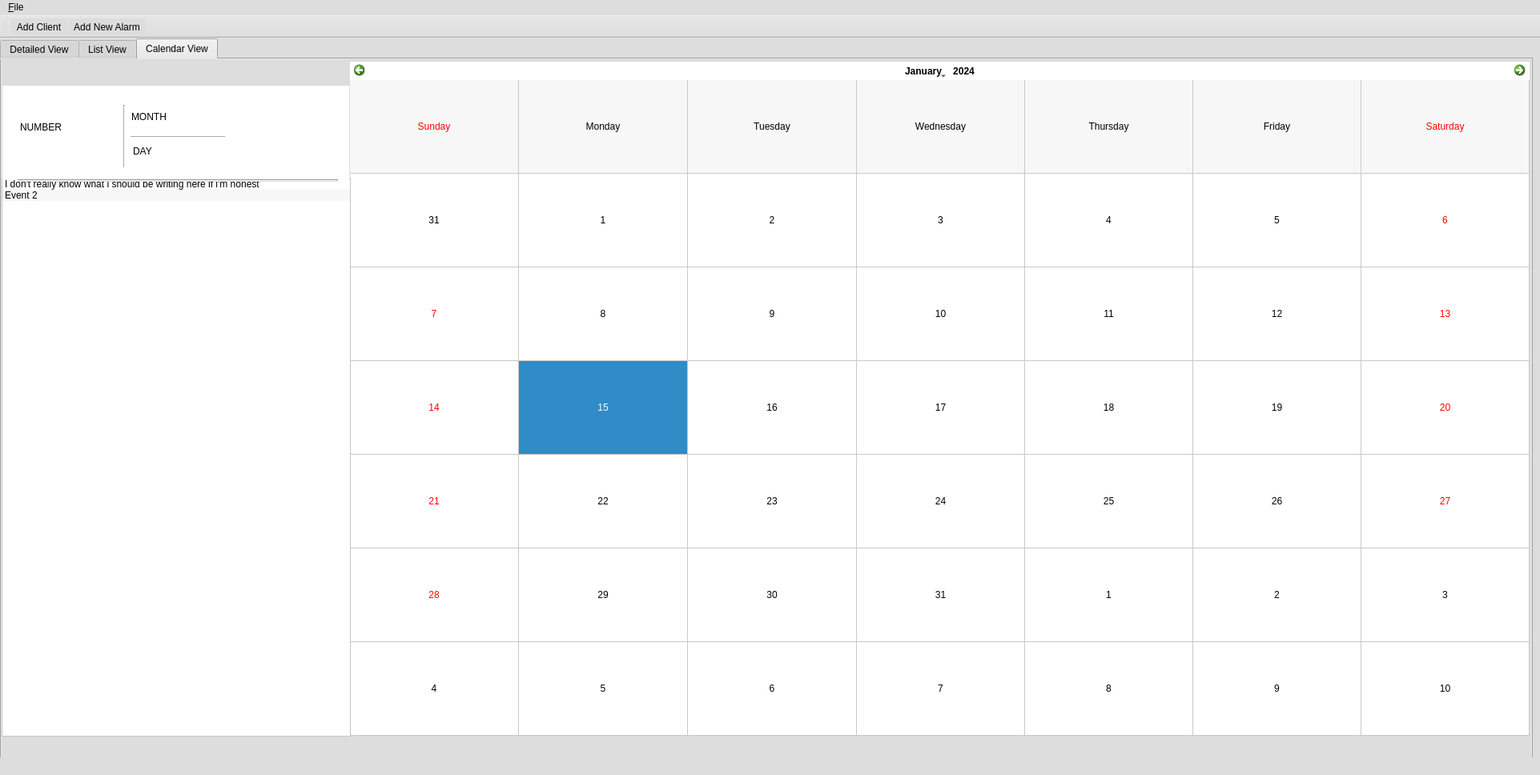
<?xml version="1.0" encoding="UTF-8"?>
<ui version="4.0">
 <class>MainWindow</class>
 <widget class="QMainWindow" name="MainWindow">
  <property name="geometry">
   <rect>
    <x>0</x>
    <y>0</y>
    <width>1923</width>
    <height>968</height>
   </rect>
  </property>
  <property name="windowTitle">
   <string>MainWindow</string>
  </property>
  <property name="styleSheet">
   <string notr="true">background-color: rgb(221, 221, 221);</string>
  </property>
  <widget class="QWidget" name="centralwidget">
   <widget class="QTabWidget" name="tabWidget">
    <property name="geometry">
     <rect>
      <x>0</x>
      <y>0</y>
      <width>1914</width>
      <height>1020</height>
     </rect>
    </property>
    <property name="currentIndex">
     <number>2</number>
    </property>
    <widget class="QWidget" name="tab">
     <attribute name="title">
      <string>Detailed View</string>
     </attribute>
     <widget class="QListWidget" name="listWidget">
      <property name="geometry">
       <rect>
        <x>-18</x>
        <y>60</y>
        <width>181</width>
        <height>881</height>
       </rect>
      </property>
      <property name="styleSheet">
       <string notr="true">background-color: rgb(193, 193, 193);</string>
      </property>
     </widget>
     <widget class="QTabWidget" name="tabWidget_2">
      <property name="geometry">
       <rect>
        <x>165</x>
        <y>292</y>
        <width>1708</width>
        <height>657</height>
       </rect>
      </property>
      <property name="styleSheet">
       <string notr="true">background-color: rgb(255, 255, 255);</string>
      </property>
      <property name="currentIndex">
       <number>2</number>
      </property>
      <widget class="QWidget" name="tab_3">
       <attribute name="title">
        <string>Activities</string>
       </attribute>
       <widget class="QTableWidget" name="tableWidget">
        <property name="geometry">
         <rect>
          <x>0</x>
          <y>0</y>
          <width>1705</width>
          <height>611</height>
         </rect>
        </property>
        <property name="mouseTracking">
         <bool>true</bool>
        </property>
        <property name="contextMenuPolicy">
         <enum>Qt::ActionsContextMenu</enum>
        </property>
        <property name="toolTip">
         <string>&lt;html&gt;&lt;head/&gt;&lt;body&gt;&lt;p&gt;&lt;br/&gt;&lt;/p&gt;&lt;/body&gt;&lt;/html&gt;</string>
        </property>
        <property name="lineWidth">
         <number>5</number>
        </property>
        <property name="midLineWidth">
         <number>10</number>
        </property>
        <property name="horizontalScrollBarPolicy">
         <enum>Qt::ScrollBarAlwaysOff</enum>
        </property>
        <property name="editTriggers">
         <set>QAbstractItemView::NoEditTriggers</set>
        </property>
        <property name="alternatingRowColors">
         <bool>false</bool>
        </property>
        <property name="selectionBehavior">
         <enum>QAbstractItemView::SelectRows</enum>
        </property>
        <attribute name="horizontalHeaderMinimumSectionSize">
         <number>150</number>
        </attribute>
        <attribute name="horizontalHeaderShowSortIndicator" stdset="0">
         <bool>true</bool>
        </attribute>
        <attribute name="horizontalHeaderStretchLastSection">
         <bool>true</bool>
        </attribute>
        <attribute name="verticalHeaderCascadingSectionResizes">
         <bool>true</bool>
        </attribute>
        <attribute name="verticalHeaderDefaultSectionSize">
         <number>37</number>
        </attribute>
        <column>
         <property name="text">
          <string>Date</string>
         </property>
         <property name="toolTip">
          <string extracomment="Date of activity"/>
         </property>
        </column>
        <column>
         <property name="text">
          <string>Time</string>
         </property>
         <property name="toolTip">
          <string extracomment="Time of event"/>
         </property>
        </column>
        <column>
         <property name="text">
          <string>Subject</string>
         </property>
         <property name="toolTip">
          <string extracomment="Description of event"/>
         </property>
        </column>
       </widget>
      </widget>
      <widget class="QWidget" name="tab_4">
       <attribute name="title">
        <string>Notes</string>
       </attribute>
       <widget class="QTableWidget" name="tableWidget_2">
        <property name="geometry">
         <rect>
          <x>0</x>
          <y>2</y>
          <width>1708</width>
          <height>564</height>
         </rect>
        </property>
        <property name="styleSheet">
         <string notr="true">border-color: rgb(0, 0, 0);</string>
        </property>
        <property name="editTriggers">
         <set>QAbstractItemView::NoEditTriggers</set>
        </property>
        <property name="selectionBehavior">
         <enum>QAbstractItemView::SelectRows</enum>
        </property>
        <attribute name="horizontalHeaderStretchLastSection">
         <bool>true</bool>
        </attribute>
        <column>
         <property name="text">
          <string>Date</string>
         </property>
        </column>
        <column>
         <property name="text">
          <string>Time</string>
         </property>
        </column>
        <column>
         <property name="text">
          <string>Note</string>
         </property>
        </column>
       </widget>
      </widget>
      <widget class="QWidget" name="tab_5">
       <attribute name="title">
        <string>Secondary Contacts</string>
       </attribute>
       <widget class="QTableWidget" name="tableWidget_4">
        <property name="geometry">
         <rect>
          <x>0</x>
          <y>0</y>
          <width>1715</width>
          <height>589</height>
         </rect>
        </property>
        <property name="editTriggers">
         <set>QAbstractItemView::NoEditTriggers</set>
        </property>
        <property name="selectionBehavior">
         <enum>QAbstractItemView::SelectRows</enum>
        </property>
        <attribute name="horizontalHeaderStretchLastSection">
         <bool>false</bool>
        </attribute>
        <attribute name="verticalHeaderStretchLastSection">
         <bool>false</bool>
        </attribute>
        <column>
         <property name="text">
          <string>Contact Name</string>
         </property>
        </column>
        <column>
         <property name="text">
          <string>Phone Number</string>
         </property>
        </column>
        <column>
         <property name="text">
          <string>Email</string>
         </property>
        </column>
       </widget>
      </widget>
     </widget>
     <widget class="QPushButton" name="pushButton">
      <property name="geometry">
       <rect>
        <x>92</x>
        <y>-32</y>
        <width>93</width>
        <height>28</height>
       </rect>
      </property>
      <property name="styleSheet">
       <string notr="true"/>
      </property>
      <property name="text">
       <string>List View</string>
      </property>
     </widget>
     <widget class="QGroupBox" name="groupBox">
      <property name="geometry">
       <rect>
        <x>162</x>
        <y>60</y>
        <width>1710</width>
        <height>231</height>
       </rect>
      </property>
      <property name="styleSheet">
       <string notr="true">border-color: rgb(0, 0, 0);
background-color: rgb(193, 193, 193);</string>
      </property>
      <property name="title">
       <string/>
      </property>
      <widget class="QLabel" name="label_2">
       <property name="geometry">
        <rect>
         <x>17</x>
         <y>34</y>
         <width>131</width>
         <height>21</height>
        </rect>
       </property>
       <property name="styleSheet">
        <string notr="true">
font: 10pt &quot;MS Shell Dlg 2&quot;;</string>
       </property>
       <property name="text">
        <string>Client Name</string>
       </property>
      </widget>
      <widget class="QLabel" name="label_11">
       <property name="geometry">
        <rect>
         <x>15</x>
         <y>91</y>
         <width>131</width>
         <height>21</height>
        </rect>
       </property>
       <property name="styleSheet">
        <string notr="true">
font: 10pt &quot;MS Shell Dlg 2&quot;;</string>
       </property>
       <property name="text">
        <string>Phone</string>
       </property>
      </widget>
      <widget class="QLabel" name="label_12">
       <property name="geometry">
        <rect>
         <x>17</x>
         <y>63</y>
         <width>131</width>
         <height>21</height>
        </rect>
       </property>
       <property name="styleSheet">
        <string notr="true">
font: 10pt &quot;MS Shell Dlg 2&quot;;</string>
       </property>
       <property name="text">
        <string>Company</string>
       </property>
      </widget>
      <widget class="QLabel" name="label_13">
       <property name="geometry">
        <rect>
         <x>385</x>
         <y>36</y>
         <width>131</width>
         <height>21</height>
        </rect>
       </property>
       <property name="styleSheet">
        <string notr="true">
font: 10pt &quot;MS Shell Dlg 2&quot;;</string>
       </property>
       <property name="text">
        <string>Address 1</string>
       </property>
      </widget>
      <widget class="QLabel" name="label_14">
       <property name="geometry">
        <rect>
         <x>385</x>
         <y>66</y>
         <width>131</width>
         <height>21</height>
        </rect>
       </property>
       <property name="styleSheet">
        <string notr="true">
font: 10pt &quot;MS Shell Dlg 2&quot;;</string>
       </property>
       <property name="text">
        <string>Address 2</string>
       </property>
      </widget>
      <widget class="QLabel" name="label_15">
       <property name="geometry">
        <rect>
         <x>15</x>
         <y>147</y>
         <width>131</width>
         <height>21</height>
        </rect>
       </property>
       <property name="styleSheet">
        <string notr="true">
font: 10pt &quot;MS Shell Dlg 2&quot;;</string>
       </property>
       <property name="text">
        <string>Email</string>
       </property>
      </widget>
      <widget class="QLabel" name="label_16">
       <property name="geometry">
        <rect>
         <x>15</x>
         <y>119</y>
         <width>131</width>
         <height>21</height>
        </rect>
       </property>
       <property name="styleSheet">
        <string notr="true">
font: 10pt &quot;MS Shell Dlg 2&quot;;</string>
       </property>
       <property name="text">
        <string>Extension</string>
       </property>
      </widget>
      <widget class="QLabel" name="label_17">
       <property name="geometry">
        <rect>
         <x>385</x>
         <y>96</y>
         <width>117</width>
         <height>21</height>
        </rect>
       </property>
       <property name="styleSheet">
        <string notr="true">
font: 10pt &quot;MS Shell Dlg 2&quot;;</string>
       </property>
       <property name="text">
        <string>City</string>
       </property>
      </widget>
      <widget class="QLineEdit" name="lineEdit">
       <property name="geometry">
        <rect>
         <x>144</x>
         <y>35</y>
         <width>191</width>
         <height>22</height>
        </rect>
       </property>
       <property name="styleSheet">
        <string notr="true">background-color: rgb(255, 255, 255);
border-color: rgb(0, 0, 0);</string>
       </property>
      </widget>
      <widget class="QLineEdit" name="lineEdit_2">
       <property name="geometry">
        <rect>
         <x>144</x>
         <y>63</y>
         <width>191</width>
         <height>22</height>
        </rect>
       </property>
       <property name="styleSheet">
        <string notr="true">background-color: rgb(255, 255, 255);
border-color: rgb(0, 0, 0);</string>
       </property>
      </widget>
      <widget class="QLineEdit" name="lineEdit_3">
       <property name="geometry">
        <rect>
         <x>510</x>
         <y>36</y>
         <width>191</width>
         <height>22</height>
        </rect>
       </property>
       <property name="styleSheet">
        <string notr="true">background-color: rgb(255, 255, 255);
border-color: rgb(0, 0, 0);</string>
       </property>
      </widget>
      <widget class="QLineEdit" name="lineEdit_4">
       <property name="geometry">
        <rect>
         <x>510</x>
         <y>66</y>
         <width>191</width>
         <height>22</height>
        </rect>
       </property>
       <property name="styleSheet">
        <string notr="true">background-color: rgb(255, 255, 255);
border-color: rgb(0, 0, 0);</string>
       </property>
      </widget>
      <widget class="QLineEdit" name="lineEdit_5">
       <property name="geometry">
        <rect>
         <x>510</x>
         <y>100</y>
         <width>191</width>
         <height>22</height>
        </rect>
       </property>
       <property name="styleSheet">
        <string notr="true">background-color: rgb(255, 255, 255);
border-color: rgb(0, 0, 0);</string>
       </property>
      </widget>
      <widget class="QLineEdit" name="lineEdit_6">
       <property name="geometry">
        <rect>
         <x>144</x>
         <y>91</y>
         <width>191</width>
         <height>22</height>
        </rect>
       </property>
       <property name="styleSheet">
        <string notr="true">background-color: rgb(255, 255, 255);
border-color: rgb(0, 0, 0);</string>
       </property>
      </widget>
      <widget class="QLineEdit" name="lineEdit_7">
       <property name="geometry">
        <rect>
         <x>144</x>
         <y>119</y>
         <width>191</width>
         <height>22</height>
        </rect>
       </property>
       <property name="styleSheet">
        <string notr="true">background-color: rgb(255, 255, 255);
border-color: rgb(0, 0, 0);</string>
       </property>
      </widget>
      <widget class="QLineEdit" name="lineEdit_8">
       <property name="geometry">
        <rect>
         <x>144</x>
         <y>147</y>
         <width>191</width>
         <height>22</height>
        </rect>
       </property>
       <property name="styleSheet">
        <string notr="true">background-color: rgb(255, 255, 255);
border-color: rgb(0, 0, 0);</string>
       </property>
      </widget>
      <widget class="QLabel" name="label_18">
       <property name="geometry">
        <rect>
         <x>15</x>
         <y>175</y>
         <width>131</width>
         <height>21</height>
        </rect>
       </property>
       <property name="styleSheet">
        <string notr="true">
font: 10pt &quot;MS Shell Dlg 2&quot;;</string>
       </property>
       <property name="text">
        <string>Website</string>
       </property>
      </widget>
      <widget class="QLineEdit" name="lineEdit_9">
       <property name="geometry">
        <rect>
         <x>144</x>
         <y>175</y>
         <width>191</width>
         <height>22</height>
        </rect>
       </property>
       <property name="styleSheet">
        <string notr="true">background-color: rgb(255, 255, 255);
border-color: rgb(0, 0, 0);</string>
       </property>
      </widget>
      <widget class="Line" name="line">
       <property name="geometry">
        <rect>
         <x>150</x>
         <y>18</y>
         <width>180</width>
         <height>2</height>
        </rect>
       </property>
       <property name="styleSheet">
        <string notr="true">background-color: rgb(0, 0, 0);</string>
       </property>
       <property name="orientation">
        <enum>Qt::Horizontal</enum>
       </property>
      </widget>
      <widget class="QLabel" name="label">
       <property name="geometry">
        <rect>
         <x>15</x>
         <y>10</y>
         <width>120</width>
         <height>20</height>
        </rect>
       </property>
       <property name="font">
        <font>
         <family>MS Shell Dlg 2</family>
         <pointsize>7</pointsize>
         <weight>75</weight>
         <italic>false</italic>
         <bold>true</bold>
        </font>
       </property>
       <property name="styleSheet">
        <string notr="true">font: bold 7pt &quot;MS Shell Dlg 2&quot;;</string>
       </property>
       <property name="text">
        <string>Business Details</string>
       </property>
      </widget>
      <widget class="QLabel" name="label_3">
       <property name="geometry">
        <rect>
         <x>381</x>
         <y>8</y>
         <width>120</width>
         <height>20</height>
        </rect>
       </property>
       <property name="font">
        <font>
         <family>MS Shell Dlg 2</family>
         <pointsize>7</pointsize>
         <weight>75</weight>
         <italic>false</italic>
         <bold>true</bold>
        </font>
       </property>
       <property name="styleSheet">
        <string notr="true">font: bold 7pt &quot;MS Shell Dlg 2&quot;;</string>
       </property>
       <property name="text">
        <string>Address</string>
       </property>
      </widget>
      <widget class="Line" name="line_2">
       <property name="geometry">
        <rect>
         <x>516</x>
         <y>16</y>
         <width>180</width>
         <height>2</height>
        </rect>
       </property>
       <property name="styleSheet">
        <string notr="true">background-color: rgb(0, 0, 0);</string>
       </property>
       <property name="orientation">
        <enum>Qt::Horizontal</enum>
       </property>
      </widget>
      <widget class="QLabel" name="label_19">
       <property name="geometry">
        <rect>
         <x>388</x>
         <y>128</y>
         <width>131</width>
         <height>21</height>
        </rect>
       </property>
       <property name="styleSheet">
        <string notr="true">
font: 10pt &quot;MS Shell Dlg 2&quot;;</string>
       </property>
       <property name="text">
        <string>County</string>
       </property>
      </widget>
      <widget class="QLineEdit" name="lineEdit_10">
       <property name="geometry">
        <rect>
         <x>509</x>
         <y>131</y>
         <width>191</width>
         <height>22</height>
        </rect>
       </property>
       <property name="styleSheet">
        <string notr="true">background-color: rgb(255, 255, 255);
border-color: rgb(0, 0, 0);</string>
       </property>
      </widget>
      <widget class="QLineEdit" name="lineEdit_12">
       <property name="geometry">
        <rect>
         <x>508</x>
         <y>165</y>
         <width>191</width>
         <height>22</height>
        </rect>
       </property>
       <property name="styleSheet">
        <string notr="true">background-color: rgb(255, 255, 255);
border-color: rgb(0, 0, 0);</string>
       </property>
      </widget>
      <widget class="QLabel" name="label_21">
       <property name="geometry">
        <rect>
         <x>386</x>
         <y>156</y>
         <width>114</width>
         <height>21</height>
        </rect>
       </property>
       <property name="styleSheet">
        <string notr="true">
font: 10pt &quot;MS Shell Dlg 2&quot;;</string>
       </property>
       <property name="text">
        <string>Postcode</string>
       </property>
      </widget>
      <widget class="QLabel" name="label_20">
       <property name="geometry">
        <rect>
         <x>825</x>
         <y>15</y>
         <width>131</width>
         <height>21</height>
        </rect>
       </property>
       <property name="styleSheet">
        <string notr="true">
font: 10pt &quot;MS Shell Dlg 2&quot;;</string>
       </property>
       <property name="text">
        <string>Client Number</string>
       </property>
      </widget>
      <widget class="QToolButton" name="toolButton">
       <property name="geometry">
        <rect>
         <x>1130</x>
         <y>14</y>
         <width>36</width>
         <height>32</height>
        </rect>
       </property>
       <property name="styleSheet">
        <string notr="true"/>
       </property>
       <property name="text">
        <string>&gt;</string>
       </property>
      </widget>
      <widget class="QToolButton" name="toolButton_2">
       <property name="geometry">
        <rect>
         <x>950</x>
         <y>15</y>
         <width>34</width>
         <height>28</height>
        </rect>
       </property>
       <property name="text">
        <string>&lt;</string>
       </property>
      </widget>
      <widget class="QLabel" name="label_22">
       <property name="geometry">
        <rect>
         <x>990</x>
         <y>10</y>
         <width>134</width>
         <height>34</height>
        </rect>
       </property>
       <property name="styleSheet">
        <string notr="true">
font: 10pt &quot;MS Shell Dlg 2&quot;;</string>
       </property>
       <property name="text">
        <string>0 of 0</string>
       </property>
       <property name="alignment">
        <set>Qt::AlignCenter</set>
       </property>
      </widget>
     </widget>
     <widget class="QPushButton" name="pushButton_2">
      <property name="geometry">
       <rect>
        <x>2</x>
        <y>-32</y>
        <width>93</width>
        <height>28</height>
       </rect>
      </property>
      <property name="styleSheet">
       <string notr="true">background-color: rgb(193, 193, 193);</string>
      </property>
      <property name="text">
       <string>Detailed View</string>
      </property>
     </widget>
     <zorder>groupBox</zorder>
     <zorder>listWidget</zorder>
     <zorder>tabWidget_2</zorder>
     <zorder>pushButton</zorder>
     <zorder>pushButton_2</zorder>
    </widget>
    <widget class="QWidget" name="tab_2">
     <attribute name="title">
      <string>List View</string>
     </attribute>
     <widget class="QListWidget" name="listWidget_2">
      <property name="geometry">
       <rect>
        <x>-12</x>
        <y>60</y>
        <width>181</width>
        <height>896</height>
       </rect>
      </property>
      <property name="styleSheet">
       <string notr="true">background-color: rgb(198, 198, 198);</string>
      </property>
     </widget>
     <widget class="QTableWidget" name="tableWidget_3">
      <property name="geometry">
       <rect>
        <x>168</x>
        <y>111</y>
        <width>1741</width>
        <height>807</height>
       </rect>
      </property>
      <property name="minimumSize">
       <size>
        <width>811</width>
        <height>651</height>
       </size>
      </property>
      <property name="styleSheet">
       <string notr="true">background-color: rgb(255, 255, 255);</string>
      </property>
      <property name="editTriggers">
       <set>QAbstractItemView::NoEditTriggers</set>
      </property>
      <property name="selectionBehavior">
       <enum>QAbstractItemView::SelectRows</enum>
      </property>
      <column>
       <property name="text">
        <string>Client ID</string>
       </property>
      </column>
      <column>
       <property name="text">
        <string>Company Name</string>
       </property>
      </column>
      <column>
       <property name="text">
        <string>Name</string>
       </property>
      </column>
      <column>
       <property name="text">
        <string>Phone Number</string>
       </property>
      </column>
      <column>
       <property name="text">
        <string>Extension</string>
       </property>
      </column>
      <column>
       <property name="text">
        <string>Address 1</string>
       </property>
      </column>
      <column>
       <property name="text">
        <string>Address 2</string>
       </property>
      </column>
      <column>
       <property name="text">
        <string>City</string>
       </property>
      </column>
      <column>
       <property name="text">
        <string>County</string>
       </property>
      </column>
      <column>
       <property name="text">
        <string>Postcode</string>
       </property>
      </column>
      <column>
       <property name="text">
        <string>Email Address</string>
       </property>
      </column>
      <column>
       <property name="text">
        <string>Website</string>
       </property>
      </column>
      <column>
       <property name="text">
        <string>Other Info</string>
       </property>
      </column>
     </widget>
     <widget class="QGroupBox" name="groupBox_2">
      <property name="geometry">
       <rect>
        <x>167</x>
        <y>60</y>
        <width>1743</width>
        <height>52</height>
       </rect>
      </property>
      <property name="styleSheet">
       <string notr="true">background-color: rgb(199, 123, 123);</string>
      </property>
      <property name="title">
       <string/>
      </property>
      <widget class="QToolButton" name="toolButton_3">
       <property name="geometry">
        <rect>
         <x>7</x>
         <y>4</y>
         <width>80</width>
         <height>43</height>
        </rect>
       </property>
       <property name="styleSheet">
        <string notr="true"/>
       </property>
       <property name="text">
        <string>Sort</string>
       </property>
       <property name="icon">
        <iconset>
         <normaloff>../../../Resources for program/Sort.png</normaloff>../../../Resources for program/Sort.png</iconset>
       </property>
       <property name="iconSize">
        <size>
         <width>30</width>
         <height>40</height>
        </size>
       </property>
       <property name="toolButtonStyle">
        <enum>Qt::ToolButtonTextBesideIcon</enum>
       </property>
      </widget>
      <widget class="QToolButton" name="toolButton_4">
       <property name="geometry">
        <rect>
         <x>93</x>
         <y>5</y>
         <width>80</width>
         <height>43</height>
        </rect>
       </property>
       <property name="styleSheet">
        <string notr="true"/>
       </property>
       <property name="text">
        <string>Search</string>
       </property>
       <property name="icon">
        <iconset>
         <normaloff>../../../Resources for program/Search.png</normaloff>../../../Resources for program/Search.png</iconset>
       </property>
       <property name="iconSize">
        <size>
         <width>30</width>
         <height>30</height>
        </size>
       </property>
       <property name="toolButtonStyle">
        <enum>Qt::ToolButtonTextBesideIcon</enum>
       </property>
      </widget>
      <widget class="QToolButton" name="toolButton_5">
       <property name="geometry">
        <rect>
         <x>181</x>
         <y>5</y>
         <width>126</width>
         <height>42</height>
        </rect>
       </property>
       <property name="styleSheet">
        <string notr="true"/>
       </property>
       <property name="text">
        <string>Remove filters</string>
       </property>
       <property name="icon">
        <iconset>
         <normaloff>../../../Resources for program/backwards arrow.png</normaloff>../../../Resources for program/backwards arrow.png</iconset>
       </property>
       <property name="iconSize">
        <size>
         <width>30</width>
         <height>30</height>
        </size>
       </property>
       <property name="toolButtonStyle">
        <enum>Qt::ToolButtonTextBesideIcon</enum>
       </property>
      </widget>
     </widget>
    </widget>
    <widget class="QWidget" name="tab_6">
     <attribute name="title">
      <string>Calendar View</string>
     </attribute>
     <widget class="QCalendarWidget" name="calendarWidget">
      <property name="geometry">
       <rect>
        <x>435</x>
        <y>3</y>
        <width>1473</width>
        <height>842</height>
       </rect>
      </property>
      <property name="styleSheet">
       <string notr="true">background-color: rgb(255, 255, 255);
font: 10pt &quot;MS Shell Dlg 2&quot;;
color: rgb(0, 0, 0);
gridline-color: rgb(200, 200, 200);
</string>
      </property>
      <property name="firstDayOfWeek">
       <enum>Qt::Sunday</enum>
      </property>
      <property name="gridVisible">
       <bool>true</bool>
      </property>
      <property name="horizontalHeaderFormat">
       <enum>QCalendarWidget::LongDayNames</enum>
      </property>
      <property name="verticalHeaderFormat">
       <enum>QCalendarWidget::NoVerticalHeader</enum>
      </property>
      <property name="navigationBarVisible">
       <bool>true</bool>
      </property>
      <property name="dateEditEnabled">
       <bool>true</bool>
      </property>
     </widget>
     <widget class="QListWidget" name="listWidget">
      <property name="geometry">
       <rect>
        <x>0</x>
        <y>148</y>
        <width>436</width>
        <height>698</height>
       </rect>
      </property>
      <property name="maximumSize">
       <size>
        <width>436</width>
        <height>698</height>
       </size>
      </property>
      <property name="autoFillBackground">
       <bool>false</bool>
      </property>
      <property name="styleSheet">
       <string notr="true">background-color: rgb(255, 255, 255);
font: 18pt &quot;MS Shell Dlg 2&quot;;
gridline-color: rgb(197, 197, 197);</string>
      </property>
      <property name="frameShape">
       <enum>QFrame::StyledPanel</enum>
      </property>
      <property name="frameShadow">
       <enum>QFrame::Plain</enum>
      </property>
      <property name="lineWidth">
       <number>1</number>
      </property>
      <property name="midLineWidth">
       <number>0</number>
      </property>
      <property name="horizontalScrollBarPolicy">
       <enum>Qt::ScrollBarAlwaysOff</enum>
      </property>
      <property name="sizeAdjustPolicy">
       <enum>QAbstractScrollArea::AdjustIgnored</enum>
      </property>
      <property name="editTriggers">
       <set>QAbstractItemView::NoEditTriggers</set>
      </property>
      <property name="alternatingRowColors">
       <bool>true</bool>
      </property>
      <property name="verticalScrollMode">
       <enum>QAbstractItemView::ScrollPerPixel</enum>
      </property>
      <property name="movement">
       <enum>QListView::Static</enum>
      </property>
      <property name="flow">
       <enum>QListView::TopToBottom</enum>
      </property>
      <property name="isWrapping" stdset="0">
       <bool>false</bool>
      </property>
      <property name="resizeMode">
       <enum>QListView::Fixed</enum>
      </property>
      <property name="layoutMode">
       <enum>QListView::SinglePass</enum>
      </property>
      <property name="spacing">
       <number>3</number>
      </property>
      <property name="viewMode">
       <enum>QListView::ListMode</enum>
      </property>
      <property name="batchSize">
       <number>100</number>
      </property>
      <property name="wordWrap">
       <bool>true</bool>
      </property>
      <property name="selectionRectVisible">
       <bool>false</bool>
      </property>
      <item>
       <property name="text">
        <string>I don't really know what i should be writing here if i'm honest</string>
       </property>
      </item>
      <item>
       <property name="text">
        <string>Event 2</string>
       </property>
      </item>
     </widget>
     <widget class="QWidget" name="widget_3" native="true">
      <property name="geometry">
       <rect>
        <x>1</x>
        <y>33</y>
        <width>433</width>
        <height>116</height>
       </rect>
      </property>
      <property name="styleSheet">
       <string notr="true">background-color: rgb(255, 255, 255);
border-color: rgb(0, 0, 0);</string>
      </property>
      <widget class="QLabel" name="label_4">
       <property name="geometry">
        <rect>
         <x>22</x>
         <y>9</y>
         <width>115</width>
         <height>86</height>
        </rect>
       </property>
       <property name="styleSheet">
        <string notr="true">font: 48pt &quot;MS Shell Dlg 2&quot;;</string>
       </property>
       <property name="text">
        <string>&lt;html&gt;&lt;head/&gt;&lt;body&gt;&lt;p&gt;NUMBER&lt;/p&gt;&lt;/body&gt;&lt;/html&gt;</string>
       </property>
      </widget>
      <widget class="QLabel" name="label_5">
       <property name="geometry">
        <rect>
         <x>161</x>
         <y>10</y>
         <width>233</width>
         <height>58</height>
        </rect>
       </property>
       <property name="styleSheet">
        <string notr="true">font: 24pt &quot;MS Shell Dlg 2&quot;;</string>
       </property>
       <property name="text">
        <string>MONTH</string>
       </property>
      </widget>
      <widget class="QLabel" name="label_6">
       <property name="geometry">
        <rect>
         <x>163</x>
         <y>65</y>
         <width>207</width>
         <height>34</height>
        </rect>
       </property>
       <property name="styleSheet">
        <string notr="true">font: 20pt &quot;MS Shell Dlg 2&quot;;</string>
       </property>
       <property name="text">
        <string>DAY</string>
       </property>
      </widget>
      <widget class="Line" name="line_3">
       <property name="geometry">
        <rect>
         <x>160</x>
         <y>63</y>
         <width>118</width>
         <height>3</height>
        </rect>
       </property>
       <property name="styleSheet">
        <string notr="true"/>
       </property>
       <property name="orientation">
        <enum>Qt::Horizontal</enum>
       </property>
      </widget>
      <widget class="Line" name="line_4">
       <property name="geometry">
        <rect>
         <x>144</x>
         <y>24</y>
         <width>16</width>
         <height>78</height>
        </rect>
       </property>
       <property name="orientation">
        <enum>Qt::Vertical</enum>
       </property>
      </widget>
     </widget>
     <widget class="Line" name="line_5">
      <property name="geometry">
       <rect>
        <x>20</x>
        <y>150</y>
        <width>400</width>
        <height>3</height>
       </rect>
      </property>
      <property name="orientation">
       <enum>Qt::Horizontal</enum>
      </property>
     </widget>
    </widget>
   </widget>
  </widget>
  <widget class="QMenuBar" name="menubar">
   <property name="geometry">
    <rect>
     <x>0</x>
     <y>0</y>
     <width>1923</width>
     <height>26</height>
    </rect>
   </property>
   <widget class="QMenu" name="menu_File">
    <property name="title">
     <string>&amp;File</string>
    </property>
    <addaction name="action_New_Database"/>
    <addaction name="action_Open_Database"/>
    <addaction name="action_Save_Database"/>
    <addaction name="actionSave_as"/>
   </widget>
   <addaction name="menu_File"/>
  </widget>
  <widget class="QStatusBar" name="statusbar"/>
  <widget class="QToolBar" name="toolBar">
   <property name="windowTitle">
    <string>toolBar</string>
   </property>
   <attribute name="toolBarArea">
    <enum>TopToolBarArea</enum>
   </attribute>
   <attribute name="toolBarBreak">
    <bool>false</bool>
   </attribute>
   <addaction name="actionAdd_Client"/>
   <addaction name="actionAdd_New_Alarm"/>
  </widget>
  <action name="action_New_Database">
   <property name="text">
    <string>&amp;New Database</string>
   </property>
   <property name="shortcut">
    <string>Ctrl+N</string>
   </property>
  </action>
  <action name="action_Open_Database">
   <property name="text">
    <string>&amp;Open Database</string>
   </property>
   <property name="shortcut">
    <string>Ctrl+O</string>
   </property>
  </action>
  <action name="action_Save_Database">
   <property name="text">
    <string>&amp;Save Database</string>
   </property>
   <property name="shortcut">
    <string>Ctrl+S</string>
   </property>
  </action>
  <action name="actionSave_as">
   <property name="text">
    <string>Save as...</string>
   </property>
  </action>
  <action name="actionAdd_Client">
   <property name="icon">
    <iconset>
     <normalon>../../../Resources for program/Add_Client.png</normalon>
    </iconset>
   </property>
   <property name="text">
    <string>Add Client</string>
   </property>
   <property name="toolTip">
    <string>Adds a Client to the Database</string>
   </property>
  </action>
  <action name="actionAdd_New_Seconday_Contact">
   <property name="text">
    <string>Add New Seconday Contact</string>
   </property>
  </action>
  <action name="actionAdd_New_Alarm">
   <property name="icon">
    <iconset>
     <normaloff>../../../Resources for program/calendar_icon_orange-plus-sign.png</normaloff>
     <normalon>../../../Resources for program/calendar_icon_orange-plus-sign.png</normalon>../../../Resources for program/calendar_icon_orange-plus-sign.png</iconset>
   </property>
   <property name="text">
    <string>Add New Alarm</string>
   </property>
  </action>
  <action name="actionSort_Clients">
   <property name="icon">
    <iconset>
     <normaloff>../../../Resources for program/Sort.png</normaloff>../../../Resources for program/Sort.png</iconset>
   </property>
   <property name="text">
    <string>Sort Clients</string>
   </property>
  </action>
 </widget>
 <resources>
  <include location="../../../Resources for program/Designer Resources.qrc"/>
 </resources>
 <connections>
  <connection>
   <sender>tableWidget_3</sender>
   <signal>itemDoubleClicked(QTableWidgetItem*)</signal>
   <receiver>tabWidget</receiver>
   <slot>update()</slot>
   <hints>
    <hint type="sourcelabel">
     <x>1040</x>
     <y>606</y>
    </hint>
    <hint type="destinationlabel">
     <x>956</x>
     <y>578</y>
    </hint>
   </hints>
  </connection>
 </connections>
</ui>
